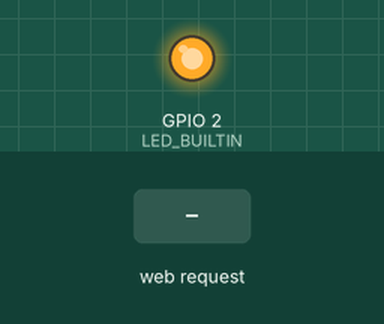
Recording of a sketch running on a simulated ESP8266 (NodeMCU). Parts: output pins drawn as LEDs (lit = HIGH, except the on-board LED, lit = LOW). The test bench sets the inputs (shaded band). What the sketch prints to the serial monitor is not drawn.

Above: at 2.2 s.
2.3 s: HTTP request GET /led1 received
At 2.8 s:
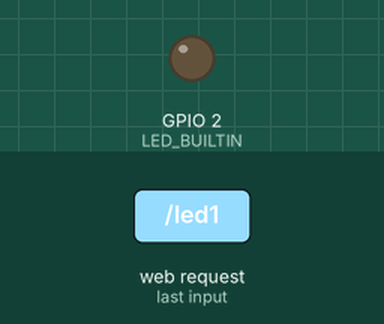
3.8 s: HTTP request GET /led0 received
At 5.1 s:
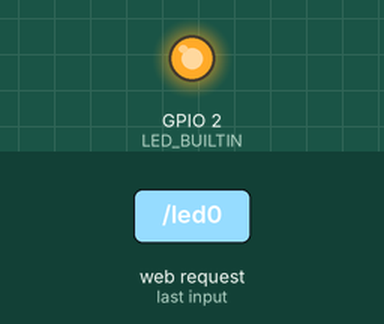
Timing chart, 0 to 6.8 s (numbered marks = the images above; inputs shaded):
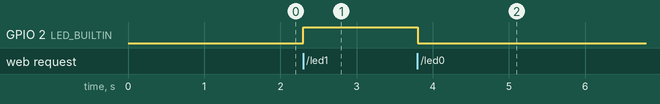

Measured:
- after the input at 2.3 s, GPIO 2 (LED_BUILTIN): LOW → HIGH at once
- after the input at 3.8 s, GPIO 2 (LED_BUILTIN): HIGH → LOW at once

The sketch:

NodeMCU_Server_Wifi_Web.ino
```cpp
#include <ESP8266WiFi.h>
#include<WiFiClient.h>
#include<ESP8266WebServer.h>`

IPAddress local_IP(192,168,0,1);
IPAddress gateway(192,168,0,1);
IPAddress subnet(255,255,255,0);

const char *ssid = "SmartFarm";
const char *password = "A3B4NJshb*903dfnHx";

ESP8266WebServer server(80);

void handle_led1(){
  digitalWrite(LED_BUILTIN, 1);
  server.send(200, "text/plain", String("LED ON "));
}

void handle_led0(){
  digitalWrite(LED_BUILTIN, 0);
  server.send(200, "text/plain", String("LED OFF "));
}

void handle_msg(){
  server.send(200, "text/plain", String("TRUE"));
}

void setup() {
  delay(1000);
  Serial.begin(115200);

  pinMode(LED_BUILTIN, OUTPUT);
  digitalWrite(LED_BUILTIN, 0);

  Serial.println();
  Serial.print("Configuring access point...");
  /* You can remove the password parameter if you want the AP to be open. */
  WiFi.softAP(ssid, password);

  IPAddress myIP = WiFi.softAPIP();
  Serial.print("AP IP address: ");
  Serial.println(myIP);
  server.begin();
  Serial.println("HTTP server started");
  server.on("/led1",handle_led1);
  server.on("/led0",handle_led0);
  server.on("/data", [](){
    Serial.println(server.uri());
    server.send(200, "text/plain", "this works as well");
  });
  server.on("/msg",handle_msg);
}

void loop() {
  server.handleClient();
}
```
